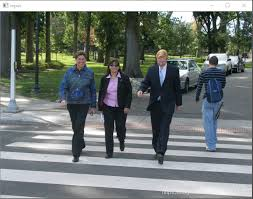
#> input picture nesne algılama ve detaylı görüntü analizi/insan.jpg, 253 x 199 px
$ python 'hogİleYayTespiti.py'
#> lines starting #> are read from the running program, lines starting #| are printed output that depends on the picture; after the words box and inside, x2 and y2 are one past the last pixel; in counts of white or black regions, pixels touching at a corner belong together
import cv2 as cv

 # resimdeki insanaları tespıt etmekte kullanılır

resim=cv.imread("insan.jpg")
#> resim is the input picture: shape (199, 253, 3); mean B, G, R 117.5, 120.3, 113.4
hog=cv.HOGDescriptor()

hog.setSVMDetector(cv.HOGDescriptor_getDefaultPeopleDetector())

kutu,agirlik=hog.detectMultiScale(resim,winStride=(4,4),padding=(8,8),scale=1.25)
#> kutu = [[44, 38, 72, 143], [127, 36, 71, 142], [179, 41, 64, 128], [81, 42, 69, 138]]; agirlik = [1.23, 1.4, 1.91, 2.68]
for (x,y,genislik,yukseklik) in kutu:
    cv.rectangle(resim,(x,y),(x+genislik,y+yukseklik),(0,255,0),2)
#> this loop made 4 passes
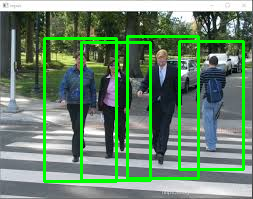
#> resim: shape (199, 253, 3); 9.54% of pixels changed, all inside (x1, y1, x2, y2) = (43, 35, 245, 183)

cv.imshow("resim",resim)
cv.waitKey(0)
